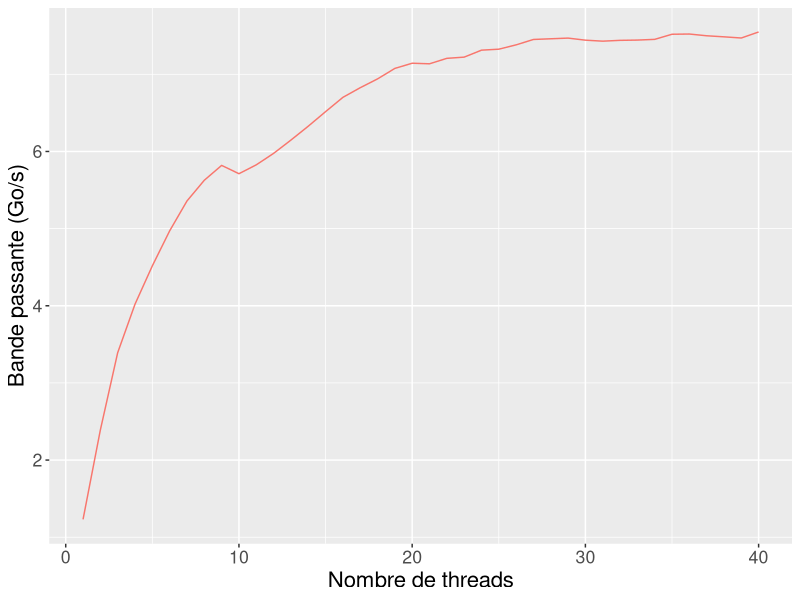

Reproduce this figure in R.
library(ggplot2)
library(plyr)
library(dplyr)
library(lattice)
library(reshape)

frameall = read.table("./all_data_bandwidth_output_link.dat", header=TRUE)
avg_time = ddply(frameall, c("Exp", "Dest", "total_cores", "kernel", "threads_on_node", "size"), summarize, mean_time=mean(Time), Std=sd(Time), Nxp=length(Exp))
avg_bandwidth = transform(avg_time, bandwidth_gb=(size/mean_time)/1000000)
shrinked=select(avg_bandwidth, -(mean_time:Nxp))
shrinked=select(shrinked, -(threads_on_node))
sum_bandwidth = ddply(shrinked, c("Exp", "Dest", "total_cores", "kernel", "size"), summarize, full_bandwidth=sum(bandwidth_gb))

sum_bandwidth$Dest = as.character(sum_bandwidth$Dest)


sum_bandwidth

#Graph for distribution


pdf("link_output_saturation.pdf", width = 10, height=6)


myplot = ggplot(sum_bandwidth, aes(x=total_cores, y = full_bandwidth, colour=Dest))
#myplot = myplot + geom_bar(stat="identity", position=position_dodge())
#myplot = myplot + geom_point(aes(shape=Access, colour=kernel))
myplot = myplot + geom_line()
#myplot = myplot + expand_limits(y=0)
#myplot = myplot + facet_wrap(~Blocksize, ncol=2)
#myplot = myplot + theme(legend.position="right", legend.title=element_text(size=14), legend.text=element_text(size=13), axis.text=element_text(size=12))
myplot = myplot + theme(legend.position="none", text = element_text(size=16))
#myplot = myplot + ggtitle("Bande passante à partir du nœud 0")
myplot = myplot + scale_colour_discrete(name="Copie depuis le noeud 0")
myplot = myplot + ylab("Bande passante (Go/s)")
myplot = myplot + xlab("Nombre de threads")

print(myplot)
dev.off()
quit()
